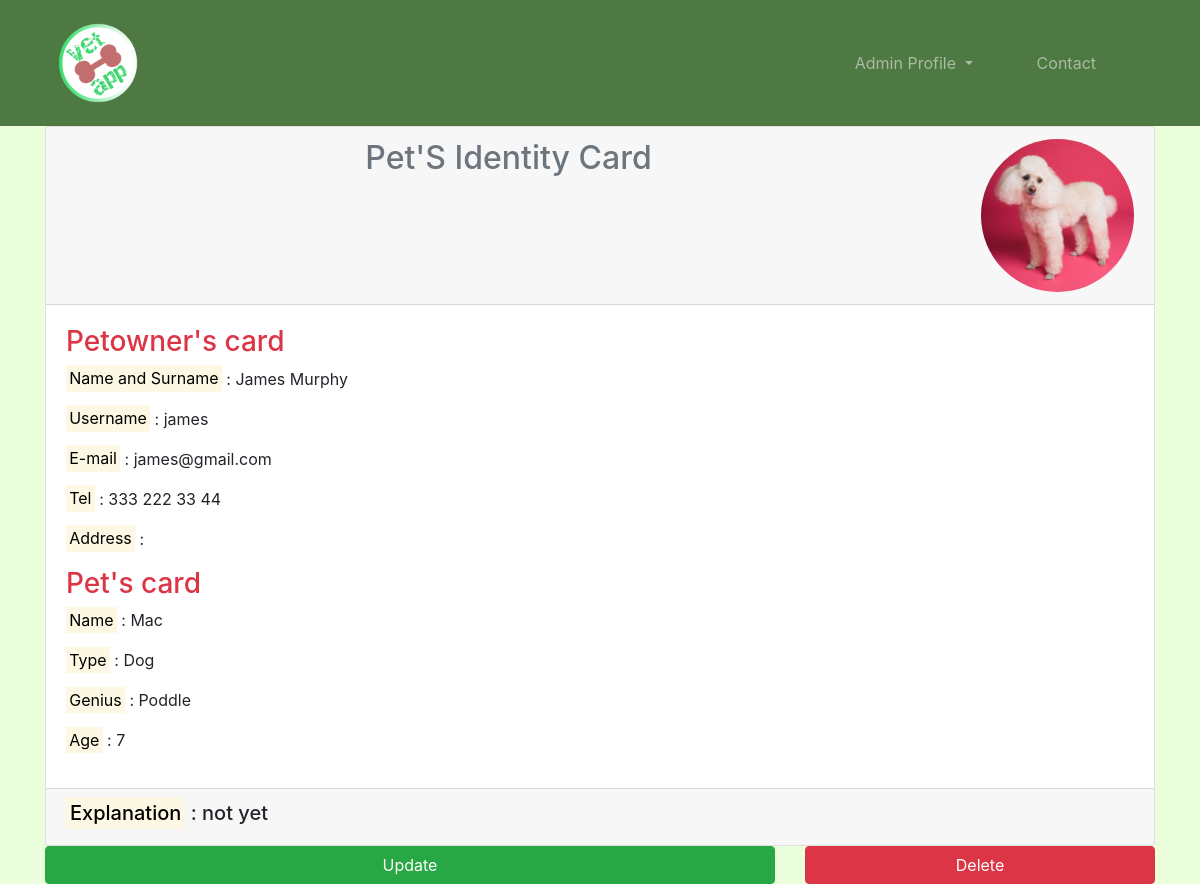
/pet/detail/32 (signed in), run on the app's committed database.
### pet/models.py (models this page shows)
class Pet(models.Model):
    petowner = models.ForeignKey("auth.user", on_delete=models.CASCADE)
    image = models.FileField(null=True, blank=True, verbose_name="Image")
    type = models.CharField(max_length=20, verbose_name="Type")
    genius = models.CharField(max_length=20, verbose_name="Genius")
    name = models.CharField(max_length=20, verbose_name="Name")
    age = models.CharField(max_length=4, verbose_name="Age")
    explanation = models.TextField(verbose_name="Explanation")
    created_date = models.DateField(auto_now_add=True, verbose_name="Created Date")

### user/models.py (models this page shows, shortened)
class Petowner(models.Model):
    user = models.OneToOneField(User, null=True, blank=False, verbose_name="User", on_delete=models.CASCADE)
    tel = models.CharField(max_length=13, verbose_name="Phone")
    address = models.CharField(max_length=100, verbose_name="Address")
    class Meta:
        verbose_name_plural = "Additional information for the user"

### pet/views.py (the view)
# urls.py: path('detail/<int:id>', views.detail, name='detail'),
@login_required(login_url="user:login")
@user_passes_test(lambda u: u.is_superuser)
def detail(request,id):
    pet = get_object_or_404(Pet, id=id) #önemli çekilecek veri bu
    user = get_object_or_404(User, pet=pet)
    petowner = get_object_or_404(Petowner, user=user)
    return render(request, "detail.html", {"pet":pet, "user":user, "petowner":petowner})

### templates/detail.html (shortened to what this page needs)
{% extends "base.html" %}
{% block body %}
    <header class="container-fluid">
        <div class="container">
            <div class="card">
                <div class="card-header text-center">
                    <div class="row">
                        <div class="col-md-9 col-lg-10">
                            <h2 class="text-center text-muted">Pet'S Identity Card</h2>
                        </div>
                        <div class="col-md-3 col-lg-2">
                            {% if pet.image %}
                                <img src="{{pet.image.url}}" class="img-fluid rounded-circle">
                            {% endif %}
                        </div>
                    </div>
                </div>
                <div class="card-body">
                        <h3 class="text-danger">Petowner's card</h3>
                        <p><mark>Name and Surname</mark> : {{pet.petowner.first_name}} {{pet.petowner.last_name}}</p>
                        <p><mark>Username</mark> : {{pet.petowner}}</p>
                        <p><mark>E-mail</mark> : {{pet.petowner.email}}</p>
                        <p><mark>Tel</mark> : {{petowner.tel}}</p>
                        <p><mark>Address</mark> : {{petowner.addres}}</p>
                        <h3 class="text-danger">Pet's card</h3>
                        <p><mark>Name</mark> : {{pet.name}}</p>
                        <p><mark>Type</mark> : {{pet.type}}</p>
                        <p><mark>Genius</mark> : {{pet.genius}}</p>
                        <p><mark>Age</mark> : {{pet.age}}</p>
                </div>
                <div class="card-footer">
                    <div class="row">
                        <div class="col-12">
                            <h5><mark>Explanation</mark> : {{pet.explanation}}</h5>
                        </div>
                    </div>
                </div>
            </div>
            <div class="row">
                <div class="col-8">
                    <a class="btn btn-success d-block w-100" href="/pet/update/{{pet.id}}">Update</a>
                </div>
                <div class="col-4">
                    <a class="btn btn-danger d-block w-100" href="/pet/delete/{{pet.id}}">Delete</a>
                </div>
            </div>
        </div>
    </header>
{% endblock %}

### data on the page
Pet: image (picture), petowner.first_name "James", petowner.last_name "Murphy", petowner "james", petowner.email "james@gmail.com", name "Mac", type "Dog", genius "Poddle", age "7", explanation "not yet"
Petowner: tel "333 222 33 44"
